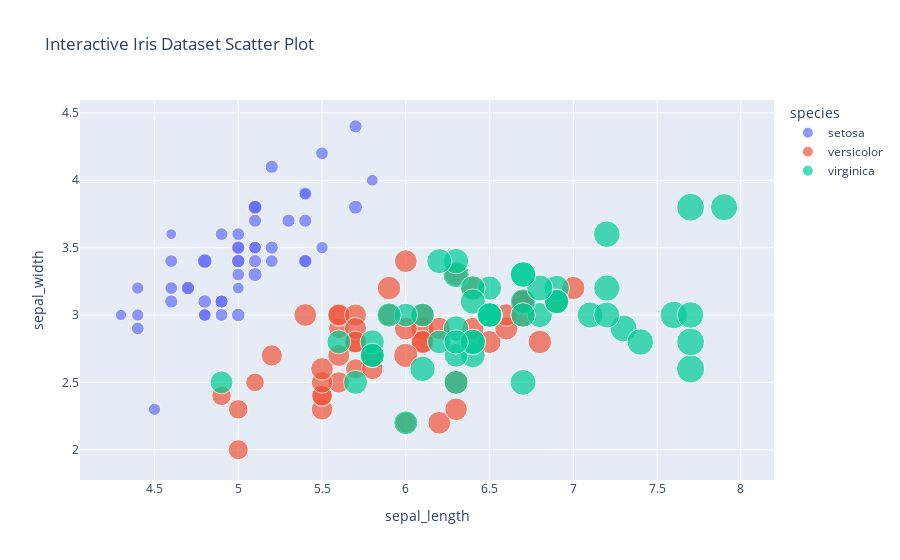

The notebook cell this image was saved under:
### Code cell
# Create an interactive scatter plot
fig = px.scatter(iris_data, x='sepal_length', y='sepal_width', 
                  color='species', size='petal_length',
                  hover_name='species',
                  hover_data={'sepal_length': ':.2f', 'sepal_width': ':.2f', 'species': True},
                  title='Interactive Iris Dataset Scatter Plot')

fig.show()

### Figure 1 — Plotly figure (JSON) as saved in the notebook; plotly's stock layout.template omitted (floating-point values rounded to 4 significant figures)
{"data": [{"customdata": [["setosa"], ["setosa"], ["setosa"], ["setosa"], ["setosa"], ["setosa"], ["setosa"], ["setosa"], ["setosa"], ["setosa"], ["setosa"], ["setosa"], ["setosa"], ["setosa"], ["setosa"], ["setosa"], ["setosa"], ["setosa"], ["setosa"], ["setosa"], ["setosa"], ["setosa"], ["setosa"], ["setosa"], ["setosa"], ["setosa"], ["setosa"], ["setosa"], ["setosa"], ["setosa"], ["setosa"], ["setosa"], ["setosa"], ["setosa"], ["setosa"], ["setosa"], ["setosa"], ["setosa"], ["setosa"], ["setosa"], ["setosa"], ["setosa"], ["setosa"], ["setosa"], ["setosa"], ["setosa"], ["setosa"], ["setosa"], ["setosa"], ["setosa"]], "hovertemplate": "<b>%{hovertext}</b><br><br>species=%{customdata[0]}<br>sepal_length=%{x:.2f}<br>sepal_width=%{y:.2f}<br>petal_length=%{marker.size}<extra></extra>", "hovertext": ["setosa", "setosa", "setosa", "setosa", "setosa", "setosa", "setosa", "setosa", "setosa", "setosa", "setosa", "setosa", "setosa", "setosa", "setosa", "setosa", "setosa", "setosa", "setosa", "setosa", "setosa", "setosa", "setosa", "setosa", "setosa", "setosa", "setosa", "setosa", "setosa", "setosa", "setosa", "setosa", "setosa", "setosa", "setosa", "setosa", "setosa", "setosa", "setosa", "setosa", "setosa", "setosa", "setosa", "setosa", "setosa", "setosa", "setosa", "setosa", "setosa", "setosa"], "legendgroup": "setosa", "marker": {"color": "#636efa", "size": [1.4, 1.4, 1.3, 1.5, 1.4, 1.7, 1.4, 1.5, 1.4, 1.5, 1.5, 1.6, 1.4, 1.1, 1.2, 1.5, 1.3, 1.4, 1.7, 1.5, 1.7, 1.5, 1, 1.7, 1.9, 1.6, 1.6, 1.5, 1.4, 1.6, 1.6, 1.5, 1.5, 1.4, 1.5, 1.2, 1.3, 1.4, 1.3, 1.5, 1.3, 1.3, 1.3, 1.6, 1.9, 1.4, 1.6, 1.4, 1.5, 1.4], "sizemode": "area", "sizeref": 0.01725, "symbol": "circle"}, "mode": "markers", "name": "setosa", "orientation": "v", "showlegend": true, "type": "scatter", "x": [5.1, 4.9, 4.7, 4.6, 5, 5.4, 4.6, 5, 4.4, 4.9, 5.4, 4.8, 4.8, 4.3, 5.8, 5.7, 5.4, 5.1, 5.7, 5.1, 5.4, 5.1, 4.6, 5.1, 4.8, 5, 5, 5.2, 5.2, 4.7, 4.8, 5.4, 5.2, 5.5, 4.9, 5, 5.5, 4.9, 4.4, 5.1, 5, 4.5, 4.4, 5, 5.1, 4.8, 5.1, 4.6, 5.3, 5], "xaxis": "x", "y": [3.5, 3, 3.2, 3.1, 3.6, 3.9, 3.4, 3.4, 2.9, 3.1, 3.7, 3.4, 3, 3, 4, 4.4, 3.9, 3.5, 3.8, 3.8, 3.4, 3.7, 3.6, 3.3, 3.4, 3, 3.4, 3.5, 3.4, 3.2, 3.1, 3.4, 4.1, 4.2, 3.1, 3.2, 3.5, 3.6, 3, 3.4, 3.5, 2.3, 3.2, 3.5, 3.8, 3, 3.8, 3.2, 3.7, 3.3], "yaxis": "y"}, {"customdata": [["versicolor"], ["versicolor"], ["versicolor"], ["versicolor"], ["versicolor"], ["versicolor"], ["versicolor"], ["versicolor"], ["versicolor"], ["versicolor"], ["versicolor"], ["versicolor"], ["versicolor"], ["versicolor"], ["versicolor"], ["versicolor"], ["versicolor"], ["versicolor"], ["versicolor"], ["versicolor"], ["versicolor"], ["versicolor"], ["versicolor"], ["versicolor"], ["versicolor"], ["versicolor"], ["versicolor"], ["versicolor"], ["versicolor"], ["versicolor"], ["versicolor"], ["versicolor"], ["versicolor"], ["versicolor"], ["versicolor"], ["versicolor"], ["versicolor"], ["versicolor"], ["versicolor"], ["versicolor"], ["versicolor"], ["versicolor"], ["versicolor"], ["versicolor"], ["versicolor"], ["versicolor"], ["versicolor"], ["versicolor"], ["versicolor"], ["versicolor"]], "hovertemplate": "<b>%{hovertext}</b><br><br>species=%{customdata[0]}<br>sepal_length=%{x:.2f}<br>sepal_width=%{y:.2f}<br>petal_length=%{marker.size}<extra></extra>", "hovertext": ["versicolor", "versicolor", "versicolor", "versicolor", "versicolor", "versicolor", "versicolor", "versicolor", "versicolor", "versicolor", "versicolor", "versicolor", "versicolor", "versicolor", "versicolor", "versicolor", "versicolor", "versicolor", "versicolor", "versicolor", "versicolor", "versicolor", "versicolor", "versicolor", "versicolor", "versicolor", "versicolor", "versicolor", "versicolor", "versicolor", "versicolor", "versicolor", "versicolor", "versicolor", "versicolor", "versicolor", "versicolor", "versicolor", "versicolor", "versicolor", "versicolor", "versicolor", "versicolor", "versicolor", "versicolor", "versicolor", "versicolor", "versicolor", "versicolor", "versicolor"], "legendgroup": "versicolor", "marker": {"color": "#EF553B", "size": [4.7, 4.5, 4.9, 4, 4.6, 4.5, 4.7, 3.3, 4.6, 3.9, 3.5, 4.2, 4, 4.7, 3.6, 4.4, 4.5, 4.1, 4.5, 3.9, 4.8, 4, 4.9, 4.7, 4.3, 4.4, 4.8, 5, 4.5, 3.5, 3.8, 3.7, 3.9, 5.1, 4.5, 4.5, 4.7, 4.4, 4.1, 4, 4.4, 4.6, 4, 3.3, 4.2, 4.2, 4.2, 4.3, 3, 4.1], "sizemode": "area", "sizeref": 0.01725, "symbol": "circle"}, "mode": "markers", "name": "versicolor", "orientation": "v", "showlegend": true, "type": "scatter", "x": [7, 6.4, 6.9, 5.5, 6.5, 5.7, 6.3, 4.9, 6.6, 5.2, 5, 5.9, 6, 6.1, 5.6, 6.7, 5.6, 5.8, 6.2, 5.6, 5.9, 6.1, 6.3, 6.1, 6.4, 6.6, 6.8, 6.7, 6, 5.7, 5.5, 5.5, 5.8, 6, 5.4, 6, 6.7, 6.3, 5.6, 5.5, 5.5, 6.1, 5.8, 5, 5.6, 5.7, 5.7, 6.2, 5.1, 5.7], "xaxis": "x", "y": [3.2, 3.2, 3.1, 2.3, 2.8, 2.8, 3.3, 2.4, 2.9, 2.7, 2, 3, 2.2, 2.9, 2.9, 3.1, 3, 2.7, 2.2, 2.5, 3.2, 2.8, 2.5, 2.8, 2.9, 3, 2.8, 3, 2.9, 2.6, 2.4, 2.4, 2.7, 2.7, 3, 3.4, 3.1, 2.3, 3, 2.5, 2.6, 3, 2.6, 2.3, 2.7, 3, 2.9, 2.9, 2.5, 2.8], "yaxis": "y"}, {"customdata": [["virginica"], ["virginica"], ["virginica"], ["virginica"], ["virginica"], ["virginica"], ["virginica"], ["virginica"], ["virginica"], ["virginica"], ["virginica"], ["virginica"], ["virginica"], ["virginica"], ["virginica"], ["virginica"], ["virginica"], ["virginica"], ["virginica"], ["virginica"], ["virginica"], ["virginica"], ["virginica"], ["virginica"], ["virginica"], ["virginica"], ["virginica"], ["virginica"], ["virginica"], ["virginica"], ["virginica"], ["virginica"], ["virginica"], ["virginica"], ["virginica"], ["virginica"], ["virginica"], ["virginica"], ["virginica"], ["virginica"], ["virginica"], ["virginica"], ["virginica"], ["virginica"], ["virginica"], ["virginica"], ["virginica"], ["virginica"], ["virginica"], ["virginica"]], "hovertemplate": "<b>%{hovertext}</b><br><br>species=%{customdata[0]}<br>sepal_length=%{x:.2f}<br>sepal_width=%{y:.2f}<br>petal_length=%{marker.size}<extra></extra>", "hovertext": ["virginica", "virginica", "virginica", "virginica", "virginica", "virginica", "virginica", "virginica", "virginica", "virginica", "virginica", "virginica", "virginica", "virginica", "virginica", "virginica", "virginica", "virginica", "virginica", "virginica", "virginica", "virginica", "virginica", "virginica", "virginica", "virginica", "virginica", "virginica", "virginica", "virginica", "virginica", "virginica", "virginica", "virginica", "virginica", "virginica", "virginica", "virginica", "virginica", "virginica", "virginica", "virginica", "virginica", "virginica", "virginica", "virginica", "virginica", "virginica", "virginica", "virginica"], "legendgroup": "virginica", "marker": {"color": "#00cc96", "size": [6, 5.1, 5.9, 5.6, 5.8, 6.6, 4.5, 6.3, 5.8, 6.1, 5.1, 5.3, 5.5, 5, 5.1, 5.3, 5.5, 6.7, 6.9, 5, 5.7, 4.9, 6.7, 4.9, 5.7, 6, 4.8, 4.9, 5.6, 5.8, 6.1, 6.4, 5.6, 5.1, 5.6, 6.1, 5.6, 5.5, 4.8, 5.4, 5.6, 5.1, 5.1, 5.9, 5.7, 5.2, 5, 5.2, 5.4, 5.1], "sizemode": "area", "sizeref": 0.01725, "symbol": "circle"}, "mode": "markers", "name": "virginica", "orientation": "v", "showlegend": true, "type": "scatter", "x": [6.3, 5.8, 7.1, 6.3, 6.5, 7.6, 4.9, 7.3, 6.7, 7.2, 6.5, 6.4, 6.8, 5.7, 5.8, 6.4, 6.5, 7.7, 7.7, 6, 6.9, 5.6, 7.7, 6.3, 6.7, 7.2, 6.2, 6.1, 6.4, 7.2, 7.4, 7.9, 6.4, 6.3, 6.1, 7.7, 6.3, 6.4, 6, 6.9, 6.7, 6.9, 5.8, 6.8, 6.7, 6.7, 6.3, 6.5, 6.2, 5.9], "xaxis": "x", "y": [3.3, 2.7, 3, 2.9, 3, 3, 2.5, 2.9, 2.5, 3.6, 3.2, 2.7, 3, 2.5, 2.8, 3.2, 3, 3.8, 2.6, 2.2, 3.2, 2.8, 2.8, 2.7, 3.3, 3.2, 2.8, 3, 2.8, 3, 2.8, 3.8, 2.8, 2.8, 2.6, 3, 3.4, 3.1, 3, 3.1, 3.1, 3.1, 2.7, 3.2, 3.3, 3, 2.5, 3, 3.4, 3], "yaxis": "y"}], "layout": {"legend": {"itemsizing": "constant", "title": {"text": "species"}, "tracegroupgap": 0}, "title": {"text": "Interactive Iris Dataset Scatter Plot"}, "xaxis": {"anchor": "y", "domain": [0, 1], "title": {"text": "sepal_length"}}, "yaxis": {"anchor": "x", "domain": [0, 1], "title": {"text": "sepal_width"}}}}
